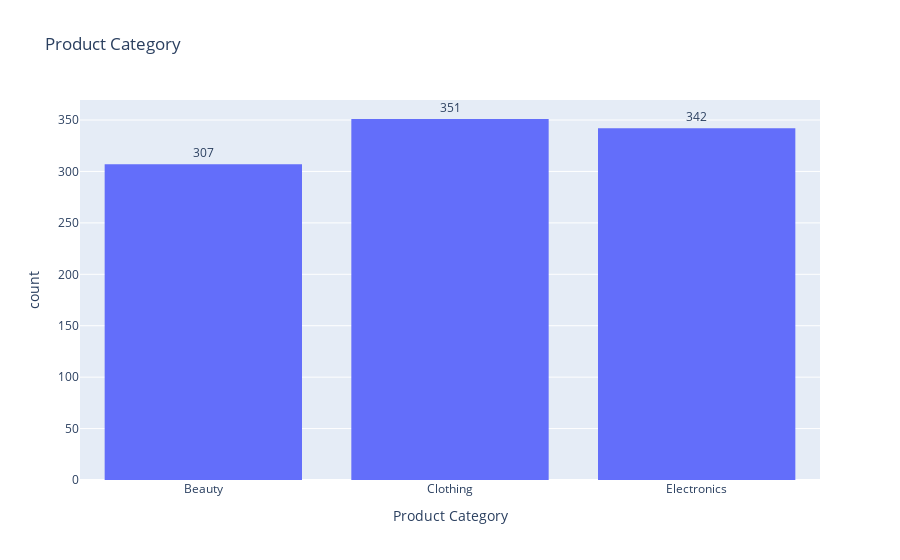

The notebook cell this image was saved under:
### Markdown cell above
# CUSTOMER PURCHASE BEHAVIOUR 
- From the above trends we can conclude transaction details over the year and the amount of purchased amount by the customer
-In the following we will make analysis of sales product categories
- three main aspects is to create the foollowing:
              -quantity of purchasement
              -customer purchasing
              -age and gender distribution according to the purchasement

### Code cell
col='Product Category'
plot=px.histogram(df, x=col, title='Product Category', labels={'Product Category': 'Product Category', 'count': 'Frequency'})
plot.update_traces(texttemplate='%{y}', textposition='outside')
plot.show()

### Figure 1 — Plotly figure (JSON) as saved in the notebook; plotly's stock layout.template omitted (floating-point values rounded to 4 significant figures; data arrays with more than 128 entries replaced by an {"elided": "..."} marker saying what was removed)
{"data": [{"alignmentgroup": "True", "bingroup": "x", "hovertemplate": "Product Category=%{x}<br>count=%{y}<extra></extra>", "legendgroup": "", "marker": {"color": "#636efa", "pattern": {"shape": ""}}, "name": "", "offsetgroup": "", "orientation": "v", "showlegend": false, "textposition": "outside", "texttemplate": "%{y}", "type": "histogram", "x": {"elided": "1000 str values"}, "xaxis": "x", "yaxis": "y"}], "layout": {"barmode": "relative", "legend": {"tracegroupgap": 0}, "title": {"text": "Product Category"}, "xaxis": {"anchor": "y", "domain": [0, 1], "title": {"text": "Product Category"}}, "yaxis": {"anchor": "x", "domain": [0, 1], "title": {"text": "count"}}}}
